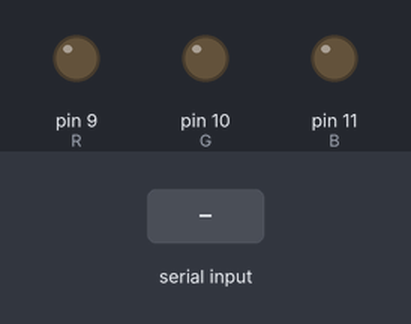
A sketch run on a simulated Arduino Uno, built with avr-gcc and run on an emulated ATmega328P. Shown: output pins drawn as LEDs (lit = HIGH). The inputs (shaded band) are chosen by the test bench.

Above: at 1.2 s.
1.3 s: "r" received over Serial
At 1.8 s:
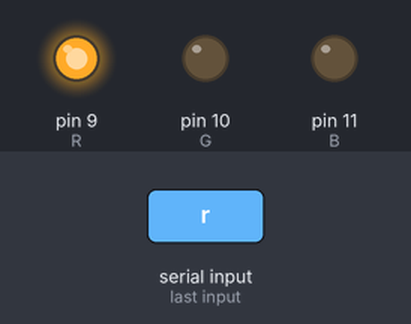
Timing chart, 0 to 4.3 s (numbered marks = the images above; inputs shaded):
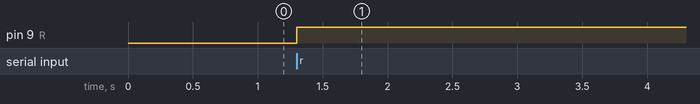

Measured:
- after the input at 1.3 s, pin 9 (R): LOW → HIGH at once

The sketch:

7-1.ino
```cpp
const int R = 9;
const int G = 10;
const int B = 11;

boolean state = false;

byte c;


void setup() {
  Serial.begin(9600);
  pinMode(R, OUTPUT);
  pinMode(G, OUTPUT);
  pinMode(B, OUTPUT);
}

void loop() {
  if(Serial.available()){
    c = Serial.read();

    if(c == 'r'){
      state = !state;
      digitalWrite(R, state);
    }

    if(c == 'g'){
      state = !state;
      digitalWrite(G, state);
    }

    if(c == 'b'){
      state = !state;
      digitalWrite(B, state);
    }

  }
}
```
